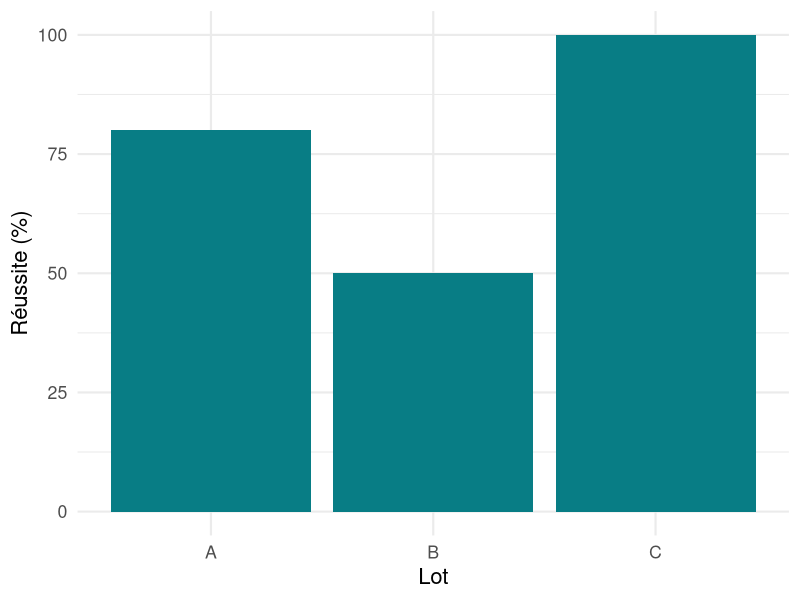

Recreate this plot in R.
## ---- chunk 1
#| label: methode-wwwusage
#| collapse: true
x <- datasets::WWWusage
getS3method("summary", "ts", optional = TRUE)

methode <- getS3method("summary", "default")
identical(summary(x), methode(x))
## ---- chunk 2
#| label: classe-matrice
#| collapse: true
m <- matrix(1:4, nrow = 2)
attr(m, "class", exact = TRUE)
class(m)
.class2(m)
## ---- chunk 3
#| label: dispatch-implicite
#| collapse: true
decrire <- function(x) UseMethod("decrire")
decrire.matrix <- function(x) sprintf("%d × %d", nrow(x), ncol(x))
decrire(m)
## ---- chunk 4
#| label: creer-bilan
#| collapse: true
bilan <- structure(
  list(lots = c("A", "B", "C"),
       n = c(5L, 4L, 6L),
       reussis = c(4L, 2L, 6L)),
  class = "bilan_controles"
)
class(bilan)
## ---- chunk 5
#| label: methode-print
#| collapse: true
print.bilan_controles <- function(x, ...) {
  cat(sum(x$reussis), "contrôles réussis sur", sum(x$n), "\n")
  invisible(x)
}

print(bilan)
## ---- chunk 6
#| label: methode-plot
plot.bilan_controles <- function(x, ...) {
  donnees <- data.frame(lot = x$lots, taux = 100 * x$reussis / x$n)

  ggplot2::ggplot(donnees, ggplot2::aes(x = lot, y = taux)) +
    ggplot2::geom_col(fill = "#087d85") +
    ggplot2::scale_y_continuous(limits = c(0, 100)) +
    ggplot2::labs(x = "Lot", y = "Réussite (%)") +
    ggplot2::theme_minimal(base_size = 16)
}
## ---- chunk 7
#| label: graphique-bilan
#| fig-width: 9
#| fig-height: 4
#| fig-alt: "Diagramme en barres des taux de réussite. Lot A : 80 %, lot B : 50 %, lot C : 100 %."
plot(bilan)
## ---- chunk 8
#| label: heritage-bilan
#| output: false
bilan_hebdo <- bilan
class(bilan_hebdo) <- c("bilan_hebdo", "bilan_controles")
print(bilan_hebdo)
## ---- chunk 9
#| label: acp-prcomp
#| collapse: true
acp <- prcomp(iris[, 1:4], scale. = TRUE)
class(acp)
variance <- summary(acp)$importance["Proportion of Variance", 1:2]
round(100 * variance, 1)
## ---- chunk 10
#| label: verification-exemples
#| include: false
stopifnot(
  identical(class(acp), "prcomp"),
  identical(summary(acp), getS3method("summary", "prcomp")(acp)),
  identical(unname(round(100 * variance, 1)), c(73.0, 22.9)),
  identical(class(x), "ts"),
  is.null(getS3method("summary", "ts", optional = TRUE)),
  identical(summary(x), methode(x)),
  is.null(attr(m, "class", exact = TRUE)),
  identical(class(m), c("matrix", "array")),
  identical(.class2(m), c("matrix", "array", "integer", "numeric")),
  identical(decrire(m), "2 × 2"),
  identical(getS3method("print", "bilan_controles"), print.bilan_controles),
  identical(getS3method("plot", "bilan_controles"), plot.bilan_controles),
  inherits(plot(bilan), "ggplot"),
  identical(trimws(capture.output(print(bilan))), "12 contrôles réussis sur 15"),
  identical(capture.output(print(bilan_hebdo)), capture.output(print(bilan))),
  identical(100 * bilan$reussis / bilan$n, c(80, 50, 100))
)
